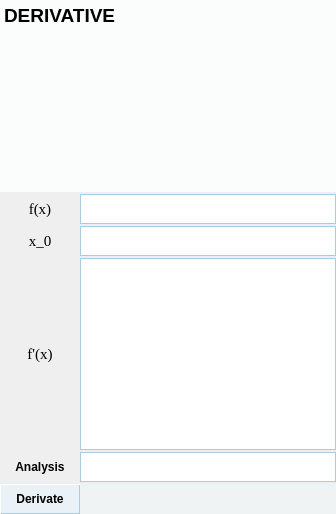
      <widget class="QWidget" name="tab_DIFF">
       <attribute name="title">
        <string>DERIVATIVE</string>
       </attribute>
       <layout class="QGridLayout" name="gridLayout_7">
        <property name="leftMargin">
         <number>0</number>
        </property>
        <property name="topMargin">
         <number>0</number>
        </property>
        <property name="rightMargin">
         <number>0</number>
        </property>
        <property name="bottomMargin">
         <number>0</number>
        </property>
        <property name="horizontalSpacing">
         <number>0</number>
        </property>
        <property name="verticalSpacing">
         <number>2</number>
        </property>
        <item row="0" column="0" colspan="2">
         <widget class="QTextEdit" name="Title_4">
          <property name="styleSheet">
           <string notr="true">QTextEdit {
    background-color: #fbfcfc; 
	border: 0px solid gray;
	color: #000000;
	font: 75 11pt &quot;Arial&quot;;
	font-weight: Bold;
}</string>
          </property>
          <property name="verticalScrollBarPolicy">
           <enum>Qt::ScrollBarAlwaysOff</enum>
          </property>
          <property name="horizontalScrollBarPolicy">
           <enum>Qt::ScrollBarAlwaysOff</enum>
          </property>
          <property name="readOnly">
           <bool>true</bool>
          </property>
          <property name="html">
           <string>&lt;!DOCTYPE HTML PUBLIC &quot;-//W3C//DTD HTML 4.0//EN&quot; &quot;http://www.w3.org/TR/REC-html40/strict.dtd&quot;&gt;
&lt;html&gt;&lt;head&gt;&lt;meta name=&quot;qrichtext&quot; content=&quot;1&quot; /&gt;&lt;style type=&quot;text/css&quot;&gt;
p, li { white-space: pre-wrap; }
&lt;/style&gt;&lt;/head&gt;&lt;body style=&quot; font-family:'Arial'; font-size:11pt; font-weight:600; font-style:normal;&quot;&gt;
&lt;p style=&quot; margin-top:12px; margin-bottom:12px; margin-left:0px; margin-right:0px; -qt-block-indent:0; text-indent:0px;&quot;&gt;&lt;span style=&quot; font-family:'Arial Black,sans-serif'; font-size:14pt;&quot;&gt;DERIVATIVE&lt;/span&gt;&lt;/p&gt;&lt;/body&gt;&lt;/html&gt;</string>
          </property>
          <property name="textInteractionFlags">
           <set>Qt::NoTextInteraction</set>
          </property>
          <property name="placeholderText">
           <string/>
          </property>
         </widget>
        </item>
        <item row="1" column="0">
         <widget class="QLabel" name="label_6">
          <property name="font">
           <font>
            <family>Times New Roman</family>
            <pointsize>11</pointsize>
           </font>
          </property>
          <property name="text">
           <string>f(x)</string>
          </property>
          <property name="alignment">
           <set>Qt::AlignCenter</set>
          </property>
         </widget>
        </item>
        <item row="1" column="1">
         <widget class="QLineEdit" name="DiffExpr">
          <property name="minimumSize">
           <size>
            <width>0</width>
            <height>30</height>
           </size>
          </property>
          <property name="styleSheet">
           <string notr="true">QLineEdit {
	
	border: 1px solid rgb(169, 204, 227);
	font: 14pt &quot;Times New Roman&quot;;
	font-weight: normal;
}</string>
          </property>
         </widget>
        </item>
        <item row="2" column="0">
         <widget class="QLabel" name="label_5">
          <property name="font">
           <font>
            <family>Times New Roman</family>
            <pointsize>11</pointsize>
           </font>
          </property>
          <property name="text">
           <string>x_0</string>
          </property>
          <property name="alignment">
           <set>Qt::AlignCenter</set>
          </property>
         </widget>
        </item>
        <item row="2" column="1">
         <widget class="QLineEdit" name="Diff_x0">
          <property name="minimumSize">
           <size>
            <width>0</width>
            <height>30</height>
           </size>
          </property>
          <property name="styleSheet">
           <string notr="true">QLineEdit {
	
	border: 1px solid rgb(169, 204, 227);
	font: 14pt &quot;Times New Roman&quot;;
	font-weight: normal;
}</string>
          </property>
         </widget>
        </item>
        <item row="3" column="0">
         <widget class="QLabel" name="label_4">
          <property name="minimumSize">
           <size>
            <width>0</width>
            <height>60</height>
           </size>
          </property>
          <property name="font">
           <font>
            <family>Times New Roman</family>
            <pointsize>11</pointsize>
           </font>
          </property>
          <property name="text">
           <string>f'(x)</string>
          </property>
          <property name="alignment">
           <set>Qt::AlignCenter</set>
          </property>
         </widget>
        </item>
        <item row="3" column="1">
         <widget class="QTextEdit" name="Diff_diffexpr">
          <property name="font">
           <font>
            <family>Times New Roman</family>
            <pointsize>10</pointsize>
            <weight>50</weight>
            <bold>false</bold>
           </font>
          </property>
          <property name="styleSheet">
           <string notr="true">QTextEdit {
	
	border: 1px solid rgb(169, 204, 227);
	font-weight: normal;
}</string>
          </property>
          <property name="html">
           <string>&lt;!DOCTYPE HTML PUBLIC &quot;-//W3C//DTD HTML 4.0//EN&quot; &quot;http://www.w3.org/TR/REC-html40/strict.dtd&quot;&gt;
&lt;html&gt;&lt;head&gt;&lt;meta name=&quot;qrichtext&quot; content=&quot;1&quot; /&gt;&lt;style type=&quot;text/css&quot;&gt;
p, li { white-space: pre-wrap; }
&lt;/style&gt;&lt;/head&gt;&lt;body style=&quot; font-family:'Times New Roman'; font-size:10pt; font-weight:400; font-style:normal;&quot;&gt;
&lt;p style=&quot;-qt-paragraph-type:empty; margin-top:0px; margin-bottom:0px; margin-left:0px; margin-right:0px; -qt-block-indent:0; text-indent:0px; font-family:'SimSun'; font-size:9pt;&quot;&gt;&lt;br /&gt;&lt;/p&gt;&lt;/body&gt;&lt;/html&gt;</string>
          </property>
         </widget>
        </item>
        <item row="4" column="0">
         <widget class="QLabel" name="label_7">
          <property name="font">
           <font>
            <family>Segoe UI</family>
            <pointsize>9</pointsize>
            <weight>75</weight>
            <bold>true</bold>
           </font>
          </property>
          <property name="text">
           <string>Analysis</string>
          </property>
          <property name="alignment">
           <set>Qt::AlignCenter</set>
          </property>
         </widget>
        </item>
        <item row="4" column="1">
         <widget class="QLineEdit" name="Diff_analysis">
          <property name="minimumSize">
           <size>
            <width>0</width>
            <height>30</height>
           </size>
          </property>
          <property name="styleSheet">
           <string notr="true">QLineEdit {
	
	border: 1px solid rgb(169, 204, 227);
	font: 14pt &quot;Times New Roman&quot;;
	font-weight: normal;
}</string>
          </property>
          <property name="readOnly">
           <bool>true</bool>
          </property>
         </widget>
        </item>
        <item row="5" column="0">
         <widget class="QPushButton" name="Diff_btn">
          <property name="minimumSize">
           <size>
            <width>80</width>
            <height>30</height>
           </size>
          </property>
          <property name="font">
           <font>
            <family>Segoe UI</family>
            <pointsize>9</pointsize>
            <weight>75</weight>
            <bold>true</bold>
           </font>
          </property>
          <property name="styleSheet">
           <string notr="true">QPushButton{
	background-color:#EAF2F8;   
	border: 1px groove #A9CCE3 ; 
	border-style: outset;
}
QPushButton:hover {
	background-color:#D4E6F1; 
	color: black;
}
QPushButton:pressed{
	background-color:#A9CCE3; 
	border-style: inset;
}

</string>
          </property>
          <property name="text">
           <string>Derivate</string>
          </property>
         </widget>
        </item>
        <item row="5" column="1">
         <widget class="QLineEdit" name="Diff_Val">
          <property name="minimumSize">
           <size>
            <width>0</width>
            <height>30</height>
           </size>
          </property>
          <property name="font">
           <font>
            <family>Segoe UI</family>
            <pointsize>11</pointsize>
            <weight>75</weight>
            <italic>false</italic>
            <bold>true</bold>
           </font>
          </property>
          <property name="layoutDirection">
           <enum>Qt::LeftToRight</enum>
          </property>
          <property name="styleSheet">
           <string notr="true">QLineEdit {
	background-color: #F0F3F4; 
	border: 0px solid gray;
	color: #000000;
	
	
	
	font:  &quot;Segoe UI&quot;;
	font-weight: Bold;
}</string>
          </property>
          <property name="text">
           <string/>
          </property>
          <property name="alignment">
           <set>Qt::AlignRight|Qt::AlignTrailing|Qt::AlignVCenter</set>
          </property>
          <property name="readOnly">
           <bool>true</bool>
          </property>
         </widget>
        </item>
       </layout>
      </widget>
